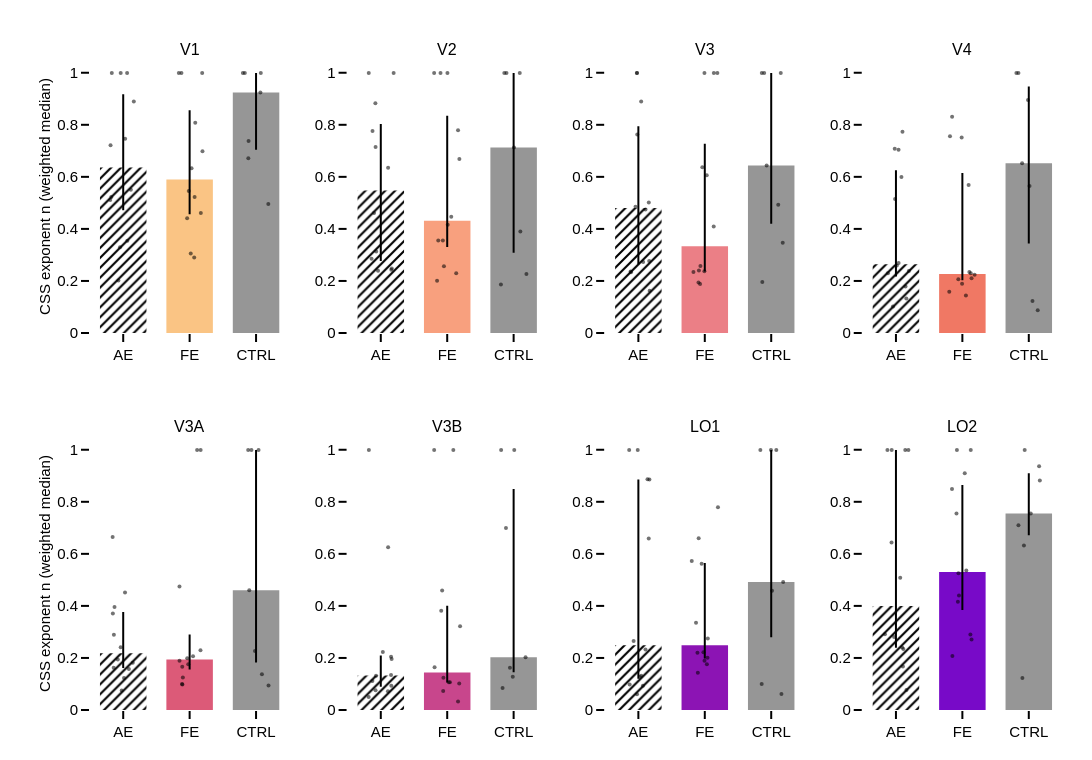

The notebook cell this image was saved under:
### Markdown cell above
## Supplementary — CSS exponent n and raw σ

- **n**: weighted median of the CSS exponent of each eye; % of the weight with n at the upper bound of the fit (n ≥ 0.99, i.e. no compression). The fit bounds n to [0.01, 1]; vertices stuck at the bound suggest that the optimiser did not move n.
- **Raw σ at 2°** vs **effective size at 2°**: if n differs between groups, a group difference of raw σ can disappear (or appear) with the effective size.

### Code cell
for meas, lab in [('n', 'CSS exponent n (weighted median)'), ('n_bound', '% of the weight with n >= 0.99'), ('sigma', 'raw sigma at 2 deg')]:
    s = eye_tests(meas)
    print('\n' + lab); show(s)
    bar_panel(three(meas), three_stars(s), lab, 'retino_supp_{}'.format(meas))

# per subject: median n over V1-V3 (is a group difference driven by a few subjects?)
early = df[df.roi.isin(['V1', 'V2', 'V3'])]
per_subj = early.groupby(['group', 'subject'])[['n_FE', 'n_AE', 'n_bound_FE', 'n_bound_AE', 'rsq_FE', 'rsq_AE']].median().round(2)
print('\nPer subject, median over V1-V3'); print(per_subj.to_string())
print('\nAcross subjects and eyes (V1-V3 medians): Spearman n vs R² = {:.2f} (p = {:.3f})'.format(
    *stats.spearmanr(np.r_[per_subj.n_FE, per_subj.n_AE], np.r_[per_subj.rsq_FE, per_subj.rsq_AE])))

### Figure 1 — Plotly figure (JSON) as saved in the notebook; plotly's stock layout.template omitted (floating-point values rounded to 4 significant figures)
{"data": [{"error_y": {"array": [0.2813], "arrayminus": [0.1641], "color": "black", "thickness": 2, "type": "data", "width": 0}, "marker": {"color": "rgb(250, 196, 132)", "pattern": {"bgcolor": "rgba(0,0,0,0)", "fgcolor": "black", "shape": "/", "size": 7}}, "showlegend": false, "type": "bar", "width": 0.7, "x": [0], "xaxis": "x", "y": [0.6359], "yaxis": "y"}, {"marker": {"color": "rgba(0,0,0,0.55)", "size": 4}, "mode": "markers", "showlegend": false, "type": "scatter", "x": [0.06254, -0.1952, -0.179, -0.1907, 0.02925, 0.115, -0.1719, -0.07228, -0.04833, 0.1598, 0.05853, -0.0381], "xaxis": "x", "y": [0.3541, 0.511, 0.5226, 0.7214, 0.7464, 0.5504, 0.999, 0.2013, 0.3297, 0.89, 0.999, 0.999], "yaxis": "y"}, {"error_y": {"array": [0.2662], "arrayminus": [0.1336], "color": "black", "thickness": 2, "type": "data", "width": 0}, "marker": {"color": "rgb(250, 196, 132)", "pattern": {"bgcolor": "rgba(0,0,0,0)", "fgcolor": "black", "shape": "", "size": 7}}, "showlegend": false, "type": "bar", "width": 0.7, "x": [1], "xaxis": "x", "y": [0.5895], "yaxis": "y"}, {"marker": {"color": "rgba(0,0,0,0.55)", "size": 4}, "mode": "markers", "showlegend": false, "type": "scatter", "x": [1.169, 1.075, 1.069, 1.085, 1.017, 0.987, 1.189, 1.029, 0.9625, 0.8374, 0.8769, 1.193], "xaxis": "x", "y": [0.4608, 0.5223, 0.2903, 0.8079, 0.3054, 0.5458, 0.999, 0.6331, 0.4412, 0.999, 0.999, 0.6982], "yaxis": "y"}, {"error_y": {"array": [0.07449], "arrayminus": [0.2201], "color": "black", "thickness": 2, "type": "data", "width": 0}, "marker": {"color": "rgb(150,150,150)", "pattern": {"bgcolor": "rgba(0,0,0,0)", "fgcolor": "black", "shape": "", "size": 7}}, "showlegend": false, "type": "bar", "width": 0.7, "x": [2], "xaxis": "x", "y": [0.9246], "yaxis": "y"}, {"marker": {"color": "rgba(0,0,0,0.55)", "size": 4}, "mode": "markers", "showlegend": false, "type": "scatter", "x": [2.185, 1.801, 1.831, 2.072, 1.887, 2.065, 1.884], "xaxis": "x", "y": [0.4957, 0.9991, 0.999, 0.9991, 0.7374, 0.9246, 0.6715], "yaxis": "y"}, {"error_y": {"array": [0.2552], "arrayminus": [0.2717], "color": "black", "thickness": 2, "type": "data", "width": 0}, "marker": {"color": "rgb(248, 160, 126)", "pattern": {"bgcolor": "rgba(0,0,0,0)", "fgcolor": "black", "shape": "/", "size": 7}}, "showlegend": false, "type": "bar", "width": 0.7, "x": [0], "xaxis": "x2", "y": [0.5479], "yaxis": "y2"}, {"marker": {"color": "rgba(0,0,0,0.55)", "size": 4}, "mode": "markers", "showlegend": false, "type": "scatter", "x": [-0.04126, -0.06965, -0.1014, 0.11, -0.07847, 0.1659, -0.1245, 0.158, -0.1386, -0.08162, 0.1935, -0.1811], "xaxis": "x2", "y": [0.2387, 0.3129, 0.4608, 0.635, 0.7145, 0.2477, 0.7764, 0.2432, 0.2857, 0.883, 0.999, 0.999], "yaxis": "y2"}, {"error_y": {"array": [0.4033], "arrayminus": [0.1005], "color": "black", "thickness": 2, "type": "data", "width": 0}, "marker": {"color": "rgb(248, 160, 126)", "pattern": {"bgcolor": "rgba(0,0,0,0)", "fgcolor": "black", "shape": "", "size": 7}}, "showlegend": false, "type": "bar", "width": 0.7, "x": [1], "xaxis": "x2", "y": [0.4311], "yaxis": "y2"}, {"marker": {"color": "rgba(0,0,0,0.55)", "size": 4}, "mode": "markers", "showlegend": false, "type": "scatter", "x": [1.135, 0.8655, 1.008, 1.183, 0.8476, 0.9508, 1.003, 1.061, 0.9345, 0.8995, 1.163, 0.8032], "xaxis": "x2", "y": [0.23, 0.3554, 0.4157, 0.6686, 0.2012, 0.2562, 0.999, 0.4464, 0.3558, 0.999, 0.7794, 0.999], "yaxis": "y2"}, {"error_y": {"array": [0.2858], "arrayminus": [0.4048], "color": "black", "thickness": 2, "type": "data", "width": 0}, "marker": {"color": "rgb(150,150,150)", "pattern": {"bgcolor": "rgba(0,0,0,0)", "fgcolor": "black", "shape": "", "size": 7}}, "showlegend": false, "type": "bar", "width": 0.7, "x": [2], "xaxis": "x2", "y": [0.7133], "yaxis": "y2"}, {"marker": {"color": "rgba(0,0,0,0.55)", "size": 4}, "mode": "markers", "showlegend": false, "type": "scatter", "x": [2.192, 1.86, 1.892, 2.093, 2.101, 2.005, 1.809], "xaxis": "x2", "y": [0.2271, 0.999, 0.999, 0.999, 0.3898, 0.7133, 0.1863], "yaxis": "y2"}, {"error_y": {"array": [0.3147], "arrayminus": [0.216], "color": "black", "thickness": 2, "type": "data", "width": 0}, "marker": {"color": "rgb(235, 127, 134)", "pattern": {"bgcolor": "rgba(0,0,0,0)", "fgcolor": "black", "shape": "/", "size": 7}}, "showlegend": false, "type": "bar", "width": 0.7, "x": [0], "xaxis": "x3", "y": [0.4799], "yaxis": "y3"}, {"marker": {"color": "rgba(0,0,0,0.55)", "size": 4}, "mode": "markers", "showlegend": false, "type": "scatter", "x": [-0.1109, -0.1168, 0.1569, -0.01647, 0.107, 0.1625, -0.04274, 0.1696, 0.07217, 0.04194, -0.01973, -0.02316], "xaxis": "x3", "y": [0.2331, 0.2361, 0.5016, 0.7629, 0.4744, 0.2765, 0.4854, 0.1626, 0.2733, 0.89, 0.999, 0.999], "yaxis": "y3"}, {"error_y": {"array": [0.3939], "arrayminus": [0.09709], "color": "black", "thickness": 2, "type": "data", "width": 0}, "marker": {"color": "rgb(235, 127, 134)", "pattern": {"bgcolor": "rgba(0,0,0,0)", "fgcolor": "black", "shape": "", "size": 7}}, "showlegend": false, "type": "bar", "width": 0.7, "x": [1], "xaxis": "x3", "y": [0.3334], "yaxis": "y3"}, {"marker": {"color": "rgba(0,0,0,0.55)", "size": 4}, "mode": "markers", "showlegend": false, "type": "scatter", "x": [0.9296, 0.9116, 0.9941, 0.9631, 0.9049, 0.8295, 1.189, 1.029, 0.9344, 1.136, 0.9948, 1.134], "xaxis": "x3", "y": [0.1887, 0.2402, 0.237, 0.6367, 0.1938, 0.2344, 0.999, 0.6061, 0.2574, 0.999, 0.999, 0.4094], "yaxis": "y3"}, {"error_y": {"array": [0.3551], "arrayminus": [0.2243], "color": "black", "thickness": 2, "type": "data", "width": 0}, "marker": {"color": "rgb(150,150,150)", "pattern": {"bgcolor": "rgba(0,0,0,0)", "fgcolor": "black", "shape": "", "size": 7}}, "showlegend": false, "type": "bar", "width": 0.7, "x": [2], "xaxis": "x3", "y": [0.6439], "yaxis": "y3"}, {"marker": {"color": "rgba(0,0,0,0.55)", "size": 4}, "mode": "markers", "showlegend": false, "type": "scatter", "x": [1.866, 1.858, 1.894, 2.144, 2.106, 1.931, 2.173], "xaxis": "x3", "y": [0.1955, 0.999, 0.999, 0.999, 0.4927, 0.6439, 0.3464], "yaxis": "y3"}, {"error_y": {"array": [0.3618], "arrayminus": [0.04695], "color": "black", "thickness": 2, "type": "data", "width": 0}, "marker": {"color": "rgb(240, 120, 100)", "pattern": {"bgcolor": "rgba(0,0,0,0)", "fgcolor": "black", "shape": "/", "size": 7}}, "showlegend": false, "type": "bar", "width": 0.7, "x": [0], "xaxis": "x4", "y": [0.264], "yaxis": "y4"}, {"marker": {"color": "rgba(0,0,0,0.55)", "size": 4}, "mode": "markers", "showlegend": false, "type": "scatter", "x": [0.1441, -0.04477, 0.03994, 0.1939, 0.08252, -0.1209, 0.03945, 0.1565, 0.01293, -0.01305, 0.09816, -0.01838], "xaxis": "x4", "y": [0.1786, 0.102, 0.2688, 0.2379, 0.5999, 0.2299, 0.7037, 0.1327, 0.2592, 0.5145, 0.7731, 0.7082], "yaxis": "y4"}, {"error_y": {"array": [0.388], "arrayminus": [0.02448], "color": "black", "thickness": 2, "type": "data", "width": 0}, "marker": {"color": "rgb(240, 120, 100)", "pattern": {"bgcolor": "rgba(0,0,0,0)", "fgcolor": "black", "shape": "", "size": 7}}, "showlegend": false, "type": "bar", "width": 0.7, "x": [1], "xaxis": "x4", "y": [0.2267], "yaxis": "y4"}, {"marker": {"color": "rgba(0,0,0,0.55)", "size": 4}, "mode": "markers", "showlegend": false, "type": "scatter", "x": [1.053, 0.8028, 1.105, 1.184, 1.138, 1.127, 0.9894, 1.094, 0.9957, 0.8454, 0.8134, 0.9393], "xaxis": "x4", "y": [0.1445, 0.1584, 0.2344, 0.2236, 0.2103, 0.2298, 0.7517, 0.569, 0.1896, 0.8307, 0.7558, 0.2064], "yaxis": "y4"}, {"error_y": {"array": [0.2947], "arrayminus": [0.3086], "color": "black", "thickness": 2, "type": "data", "width": 0}, "marker": {"color": "rgb(150,150,150)", "pattern": {"bgcolor": "rgba(0,0,0,0)", "fgcolor": "black", "shape": "", "size": 7}}, "showlegend": false, "type": "bar", "width": 0.7, "x": [2], "xaxis": "x4", "y": [0.6524], "yaxis": "y4"}, {"marker": {"color": "rgba(0,0,0,0.55)", "size": 4}, "mode": "markers", "showlegend": false, "type": "scatter", "x": [2.135, 1.988, 1.844, 1.813, 2.011, 1.899, 2.055], "xaxis": "x4", "y": [0.08756, 0.8952, 0.999, 0.999, 0.5645, 0.6524, 0.1231], "yaxis": "y4"}, {"error_y": {"array": [0.1589], "arrayminus": [0.05674], "color": "black", "thickness": 2, "type": "data", "width": 0}, "marker": {"color": "rgb(220, 90, 120)", "pattern": {"bgcolor": "rgba(0,0,0,0)", "fgcolor": "black", "shape": "/", "size": 7}}, "showlegend": false, "type": "bar", "width": 0.7, "x": [0], "xaxis": "x5", "y": [0.218], "yaxis": "y5"}, {"marker": {"color": "rgba(0,0,0,0.55)", "size": 4}, "mode": "markers", "showlegend": false, "type": "scatter", "x": [-0.08171, -0.02256, -0.1434, -0.03767, 0.02745, 0.01219, -0.1591, 0.144, 0.08555, -0.1405, -0.1559, -0.1307], "xaxis": "x5", "y": [0.1945, 0.07501, 0.1626, 0.2415, 0.4513, 0.1229, 0.6643, 0.1812, 0.1573, 0.2895, 0.3706, 0.3955], "yaxis": "y5"}, {"error_y": {"array": [0.09641], "arrayminus": [0.03817], "color": "black", "thickness": 2, "type": "data", "width": 0}, "marker": {"color": "rgb(220, 90, 120)", "pattern": {"bgcolor": "rgba(0,0,0,0)", "fgcolor": "black", "shape": "", "size": 7}}, "showlegend": false, "type": "bar", "width": 0.7, "x": [1], "xaxis": "x5", "y": [0.1941], "yaxis": "y5"}, {"marker": {"color": "rgba(0,0,0,0.55)", "size": 4}, "mode": "markers", "showlegend": false, "type": "scatter", "x": [0.9641, 0.8979, 0.8915, 1.051, 0.8478, 0.8852, 1.166, 0.8471, 0.8891, 1.163, 1.112, 0.9793], "xaxis": "x5", "y": [0.1986, 0.1244, 0.09802, 0.2068, 0.1897, 0.09956, 0.999, 0.4742, 0.1665, 0.2293, 0.999, 0.1755], "yaxis": "y5"}, {"error_y": {"array": [0.5384], "arrayminus": [0.2784], "color": "black", "thickness": 2, "type": "data", "width": 0}, "marker": {"color": "rgb(150,150,150)", "pattern": {"bgcolor": "rgba(0,0,0,0)", "fgcolor": "black", "shape": "", "size": 7}}, "showlegend": false, "type": "bar", "width": 0.7, "x": [2], "xaxis": "x5", "y": [0.4606], "yaxis": "y5"}, {"marker": {"color": "rgba(0,0,0,0.55)", "size": 4}, "mode": "markers", "showlegend": false, "type": "scatter", "x": [2.188, 1.931, 2.037, 1.881, 1.984, 1.898, 2.088], "xaxis": "x5", "y": [0.09399, 0.999, 0.999, 0.999, 0.2269, 0.4606, 0.1375], "yaxis": "y5"}, {"error_y": {"array": [0.07621], "arrayminus": [0.04374], "color": "black", "thickness": 2, "type": "data", "width": 0}, "marker": {"color": "rgb(200, 70, 140)", "pattern": {"bgcolor": "rgba(0,0,0,0)", "fgcolor": "black", "shape": "/", "size": 7}}, "showlegend": false, "type": "bar", "width": 0.7, "x": [0], "xaxis": "x6", "y": [0.1329], "yaxis": "y6"}, {"marker": {"color": "rgba(0,0,0,0.55)", "size": 4}, "mode": "markers", "showlegend": false, "type": "scatter", "x": [-0.1263, 0.1544, 0.1588, 0.1074, 0.1544, -0.07905, -0.1793, 0.1633, 0.03075, -0.1824, 0.1104, -0.07139], "xaxis": "x6", "y": [0.111, 0.1345, 0.09361, 0.07209, 0.2047, 0.07585, 0.999, 0.1956, 0.2224, 0.04975, 0.6252, 0.1313], "yaxis": "y6"}, {"error_y": {"array": [0.2568], "arrayminus": [0.03833], "color": "black", "thickness": 2, "type": "data", "width": 0}, "marker": {"color": "rgb(200, 70, 140)", "pattern": {"bgcolor": "rgba(0,0,0,0)", "fgcolor": "black", "shape": "", "size": 7}}, "showlegend": false, "type": "bar", "width": 0.7, "x": [1], "xaxis": "x6", "y": [0.1438], "yaxis": "y6"}, {"marker": {"color": "rgba(0,0,0,0.55)", "size": 4}, "mode": "markers", "showlegend": false, "type": "scatter", "x": [1.181, 1.194, 1.041, 1.163, 0.9428, 0.9099, 1.092, 1.024, 0.8099, 0.9395, 0.8035, 0.9236], "xaxis": "x6", "y": [0.102, 0.3213, 0.1066, 0.03297, 0.1236, 0.3811, 0.999, 0.1071, 0.164, 0.07259, 0.999, 0.4591], "yaxis": "y6"}, {"error_y": {"array": [0.6469], "arrayminus": [0.05697], "color": "black", "thickness": 2, "type": "data", "width": 0}, "marker": {"color": "rgb(150,150,150)", "pattern": {"bgcolor": "rgba(0,0,0,0)", "fgcolor": "black", "shape": "", "size": 7}}, "showlegend": false, "type": "bar", "width": 0.7, "x": [2], "xaxis": "x6", "y": [0.2022], "yaxis": "y6"}, {"marker": {"color": "rgba(0,0,0,0.55)", "size": 4}, "mode": "markers", "showlegend": false, "type": "scatter", "x": [1.987, 1.945, 2.01, 1.812, 2.18, 1.884, 1.834], "xaxis": "x6", "y": [0.1282, 0.1623, 0.999, 0.999, 0.2022, 0.6991, 0.08495], "yaxis": "y6"}, {"error_y": {"array": [0.637], "arrayminus": [0.1291], "color": "black", "thickness": 2, "type": "data", "width": 0}, "marker": {"color": "rgb(140, 20, 180)", "pattern": {"bgcolor": "rgba(0,0,0,0)", "fgcolor": "black", "shape": "/", "size": 7}}, "showlegend": false, "type": "bar", "width": 0.7, "x": [0], "xaxis": "x7", "y": [0.2489], "yaxis": "y7"}, {"marker": {"color": "rgba(0,0,0,0.55)", "size": 4}, "mode": "markers", "showlegend": false, "type": "scatter", "x": [0.04242, 0.06842, -0.07165, 0.1662, -0.1382, -0.1312, 0.1375, -0.02035, 0.02391, 0.1071, -0.009793, 0.1562], "xaxis": "x7", "y": [0.1316, 0.09364, 0.2652, 0.8858, 0.999, 0.09763, 0.8864, 0.06067, 0.1272, 0.2327, 0.999, 0.6585], "yaxis": "y7"}, {"error_y": {"array": [0.3158], "arrayminus": [0.05038], "color": "black", "thickness": 2, "type": "data", "width": 0}, "marker": {"color": "rgb(140, 20, 180)", "pattern": {"bgcolor": "rgba(0,0,0,0)", "fgcolor": "black", "shape": "", "size": 7}}, "showlegend": false, "type": "bar", "width": 0.7, "x": [1], "xaxis": "x7", "y": [0.2486], "yaxis": "y7"}, {"marker": {"color": "rgba(0,0,0,0.55)", "size": 4}, "mode": "markers", "showlegend": false, "type": "scatter", "x": [0.8896, 0.9958, 0.868, 0.8952, 1.045, 1.041, 0.9525, 0.8037, 0.9793, 0.9079, 1.198, 1.031], "xaxis": "x7", "y": [0.2197, 0.1894, 0.3353, 0.143, 0.2749, 0.2011, 0.5618, 0.5723, 0.2223, 0.6596, 0.7794, 0.1759], "yaxis": "y7"}, {"error_y": {"array": [0.5069], "arrayminus": [0.213], "color": "black", "thickness": 2, "type": "data", "width": 0}, "marker": {"color": "rgb(150,150,150)", "pattern": {"bgcolor": "rgba(0,0,0,0)", "fgcolor": "black", "shape": "", "size": 7}}, "showlegend": false, "type": "bar", "width": 0.7, "x": [2], "xaxis": "x7", "y": [0.4921], "yaxis": "y7"}, {"marker": {"color": "rgba(0,0,0,0.55)", "size": 4}, "mode": "markers", "showlegend": false, "type": "scatter", "x": [2.154, 2.077, 1.837, 1.996, 2.18, 2.013, 1.857], "xaxis": "x7", "y": [0.06144, 0.999, 0.999, 0.999, 0.4921, 0.4584, 0.09991], "yaxis": "y7"}, {"error_y": {"array": [0.5992], "arrayminus": [0.1607], "color": "black", "thickness": 2, "type": "data", "width": 0}, "marker": {"color": "rgb(120, 10, 200)", "pattern": {"bgcolor": "rgba(0,0,0,0)", "fgcolor": "black", "shape": "/", "size": 7}}, "showlegend": false, "type": "bar", "width": 0.7, "x": [0], "xaxis": "x8", "y": [0.3998], "yaxis": "y8"}, {"marker": {"color": "rgba(0,0,0,0.55)", "size": 4}, "mode": "markers", "showlegend": false, "type": "scatter", "x": [0.105, 0.1112, 0.09381, 0.06429, 0.1404, -0.02787, -0.06387, 0.1582, -0.1657, 0.1876, -0.1286, -0.06627], "xaxis": "x8", "y": [0.1674, 0.2347, 0.2405, 0.5081, 0.999, 0.2801, 0.999, 0.07677, 0.2914, 0.999, 0.999, 0.6436], "yaxis": "y8"}, {"error_y": {"array": [0.3342], "arrayminus": [0.1458], "color": "black", "thickness": 2, "type": "data", "width": 0}, "marker": {"color": "rgb(120, 10, 200)", "pattern": {"bgcolor": "rgba(0,0,0,0)", "fgcolor": "black", "shape": "", "size": 7}}, "showlegend": false, "type": "bar", "width": 0.7, "x": [1], "xaxis": "x8", "y": [0.5305], "yaxis": "y8"}, {"marker": {"color": "rgba(0,0,0,0.55)", "size": 4}, "mode": "markers", "showlegend": false, "type": "scatter", "x": [1.121, 0.85, 0.9492, 1.06, 0.9322, 1.138, 0.9178, 1.036, 0.9411, 0.8439, 0.9114, 1.126], "xaxis": "x8", "y": [0.2896, 0.2076, 0.4404, 0.536, 0.4163, 0.2711, 0.999, 0.9101, 0.525, 0.8495, 0.7554, 0.999], "yaxis": "y8"}, {"error_y": {"array": [0.1541], "arrayminus": [0.08385], "color": "black", "thickness": 2, "type": "data", "width": 0}, "marker": {"color": "rgb(150,150,150)", "pattern": {"bgcolor": "rgba(0,0,0,0)", "fgcolor": "black", "shape": "", "size": 7}}, "showlegend": false, "type": "bar", "width": 0.7, "x": [2], "xaxis": "x8", "y": [0.7552], "yaxis": "y8"}, {"marker": {"color": "rgba(0,0,0,0.55)", "size": 4}, "mode": "markers", "showlegend": false, "type": "scatter", "x": [1.927, 1.938, 2.155, 2.166, 2.03, 1.844, 1.904], "xaxis": "x8", "y": [0.6325, 0.999, 0.9366, 0.8819, 0.7552, 0.7102, 0.1232], "yaxis": "y8"}], "layout": {"annotations": [{"font": {"size": 16}, "showarrow": false, "text": "V1", "x": 0.1025, "xanchor": "center", "xref": "paper", "y": 1, "yanchor": "bottom", "yref": "paper"}, {"font": {"size": 16}, "showarrow": false, "text": "V2", "x": 0.3675, "xanchor": "center", "xref": "paper", "y": 1, "yanchor": "bottom", "yref": "paper"}, {"font": {"size": 16}, "showarrow": false, "text": "V3", "x": 0.6325, "xanchor": "center", "xref": "paper", "y": 1, "yanchor": "bottom", "yref": "paper"}, {"font": {"size": 16}, "showarrow": false, "text": "V4", "x": 0.8975, "xanchor": "center", "xref": "paper", "y": 1, "yanchor": "bottom", "yref": "paper"}, {"font": {"size": 16}, "showarrow": false, "text": "V3A", "x": 0.1025, "xanchor": "center", "xref": "paper", "y": 0.42, "yanchor": "bottom", "yref": "paper"}, {"font": {"size": 16}, "showarrow": false, "text": "V3B", "x": 0.3675, "xanchor": "center", "xref": "paper", "y": 0.42, "yanchor": "bottom", "yref": "paper"}, {"font": {"size": 16}, "showarrow": false, "text": "LO1", "x": 0.6325, "xanchor": "center", "xref": "paper", "y": 0.42, "yanchor": "bottom", "yref": "paper"}, {"font": {"size": 16}, "showarrow": false, "text": "LO2", "x": 0.8975, "xanchor": "center", "xref": "paper", "y": 0.42, "yanchor": "bottom", "yref": "paper"}], "height": 760, "margin": {"b": 50, "l": 90, "r": 30, "t": 60}, "width": 1150, "xaxis": {"anchor": "y", "domain": [0, 0.205], "ticktext": ["AE", "FE", "CTRL"], "tickvals": [0, 1, 2]}, "xaxis2": {"anchor": "y2", "domain": [0.265, 0.47], "ticktext": ["AE", "FE", "CTRL"], "tickvals": [0, 1, 2]}, "xaxis3": {"anchor": "y3", "domain": [0.53, 0.735], "ticktext": ["AE", "FE", "CTRL"], "tickvals": [0, 1, 2]}, "xaxis4": {"anchor": "y4", "domain": [0.795, 1], "ticktext": ["AE", "FE", "CTRL"], "tickvals": [0, 1, 2]}, "xaxis5": {"anchor": "y5", "domain": [0, 0.205], "ticktext": ["AE", "FE", "CTRL"], "tickvals": [0, 1, 2]}, "xaxis6": {"anchor": "y6", "domain": [0.265, 0.47], "ticktext": ["AE", "FE", "CTRL"], "tickvals": [0, 1, 2]}, "xaxis7": {"anchor": "y7", "domain": [0.53, 0.735], "ticktext": ["AE", "FE", "CTRL"], "tickvals": [0, 1, 2]}, "xaxis8": {"anchor": "y8", "domain": [0.795, 1], "ticktext": ["AE", "FE", "CTRL"], "tickvals": [0, 1, 2]}, "yaxis": {"anchor": "x", "domain": [0.58, 1], "range": [0, 1.049], "title": {"text": "CSS exponent n (weighted median)"}}, "yaxis2": {"anchor": "x2", "domain": [0.58, 1], "range": [0, 1.049]}, "yaxis3": {"anchor": "x3", "domain": [0.58, 1], "range": [0, 1.049]}, "yaxis4": {"anchor": "x4", "domain": [0.58, 1], "range": [0, 1.049]}, "yaxis5": {"anchor": "x5", "domain": [0, 0.42], "range": [0, 1.049], "title": {"text": "CSS exponent n (weighted median)"}}, "yaxis6": {"anchor": "x6", "domain": [0, 0.42], "range": [0, 1.049]}, "yaxis7": {"anchor": "x7", "domain": [0, 0.42], "range": [0, 1.049]}, "yaxis8": {"anchor": "x8", "domain": [0, 0.42], "range": [0, 1.049]}}}
